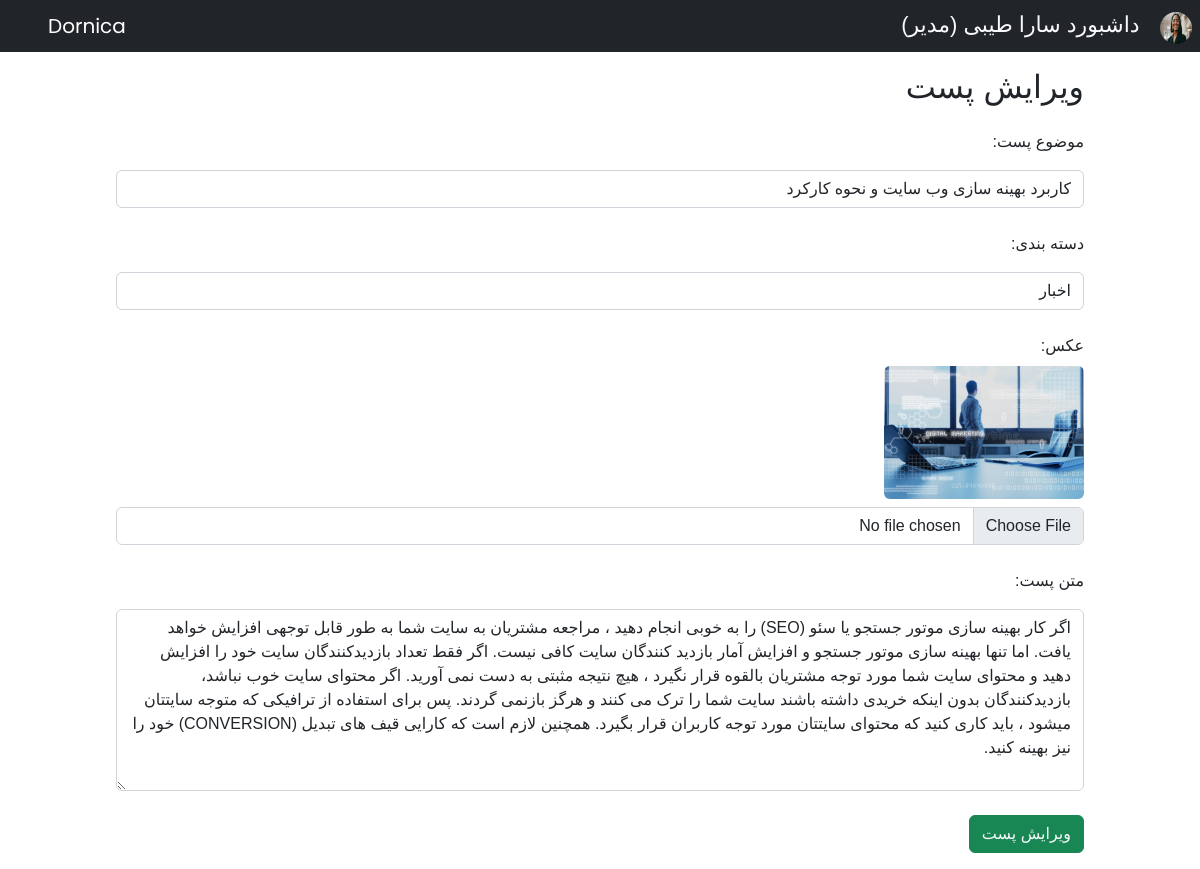
Screenshot of /admin-edit-post.php?post_id=2 (signed in) with the database file from the repository.
### tables this page shows
CREATE TABLE `members` (
  `id` int(11) NOT NULL,
  `first_name` varchar(255) NOT NULL,
  `last_name` varchar(255) NOT NULL,
  `nation_code` varchar(255) NOT NULL,
  `phone_number` varchar(255) NOT NULL,
  `birth_date` date DEFAULT NULL,
  `gender` varchar(255) NOT NULL,
  `military` varchar(255) DEFAULT NULL,
  `email` varchar(255) NOT NULL,
  `image` varchar(255) DEFAULT NULL,
  `username` varchar(255) NOT NULL,
  `password` varchar(255) NOT NULL,
  `province` varchar(255) DEFAULT NULL,
  `city` varchar(255) DEFAULT NULL,
  `membership_date` date NOT NULL,
  `vkey` varchar(255) NOT NULL,
  `verified` tinyint(255) NOT NULL DEFAULT 0,
  `member_type_id` tinyint(4) NOT NULL DEFAULT 3
);

CREATE TABLE `posts` (
  `id` int(11) NOT NULL,
  `title` varchar(255) NOT NULL,
  `category` varchar(255) NOT NULL,
  `author_id` int(11) NOT NULL,
  `image` varchar(255) NOT NULL,
  `description` text NOT NULL,
  `reading_time` varchar(255) NOT NULL
);

### database/Member.php (called while the page is built, shortened)
<?php
class Member
{
    protected $host = "localhost";
    protected $user = "root";
    protected $password = "";
    protected $db_name = "dornica";
    public $connection = null;
    public function __construct()
    {
        $this->connection = mysqli_connect($this->host, $this->user, $this->password, $this->db_name);
    }
    public function getMemberById($id)
    {
        $query = "SELECT  * FROM `members` WHERE `id` = '$id'";
        $result = $this->connection->query($query);
        $result = mysqli_fetch_array($result, MYSQLI_ASSOC);
        return $result;
    }
}

### functions/registration-functions.php (called while the page is built, shortened)
<?php
require("database/Member.php");
require("database/Post.php");
require("database/Permission.php");
$member = new Member();
$post = new Post();
$permission = new Permission();

### database/Permission.php (called while the page is built, shortened)
<?php
class Permission
{
    protected $host = "localhost";
    protected $user = "root";
    protected $password = "";
    protected $db_name = "dornica";
    public $connection = null;
    public function __construct()
    {
        $this->connection = mysqli_connect($this->host, $this->user, $this->password, $this->db_name);
    }
    public function getPermissionTypeById($id)
    {
        $query = "SELECT * FROM `permissions` WHERE `id`='$id'";
        $result = $this->connection->query($query);
        $result = mysqli_fetch_array($result, MYSQLI_ASSOC);
        return $result['type'];
    }
}

### database/Post.php (called while the page is built, shortened)
<?php
class Post
{
    protected $host = "localhost";
    protected $user = "root";
    protected $password = "";
    protected $db_name = "dornica";
    public $connection = null;
    public function __construct()
    {
        $this->connection = mysqli_connect($this->host, $this->user, $this->password, $this->db_name);
    }
    public function getPostById($id)
    {
        $query = "SELECT * FROM `posts` WHERE `id`='$id'";
        $result = $this->connection->query($query);
        $result = mysqli_fetch_array($result, MYSQLI_ASSOC);
        return $result;
    }
}

### admin_templates/_edit-post.php (the view, shortened to what this page needs)
<section class="col-10 mx-auto">
    <div class="container p-3">
        <?php
        if (isset($_GET['post_id'])) {
            $id = $_GET['post_id'];
            $current_post = $post->getPostById($id);
            ?>
            <h2 class="mb-3">ویرایش پست</h2>
            <form action="" method="post" enctype="multipart/form-data">
                <div class="form-group my-4">
                    <label for="post-title">موضوع پست:</label>
                    <input type="text" name="post_title"
                           value="<?php echo $current_post['title']; ?>"
                           id="post-title" class="form-control mt-3"/>
                </div>
                <div class="form-group my-4">
                    <label for="post-category">دسته بندی:</label>
                    <input type="text" name="post_category"
                           value="<?php echo $current_post['category']; ?>"
                           id="post-category" class="form-control mt-3"/>
                </div>
                <div class="form-group my-3">
                    <label for="image">عکس:</label><br>
                    <img src="<?php echo $current_post['image']; ?>" class="image-fluid card-img-top my-2 rounded"
                         alt="post image" style="width: 200px">
                    <input type="file" name="image" id="image" class="form-control"/>
                </div>
                <div class="form-group my-4">
                    <label for="post-description">متن پست:</label>
                    <textarea name="post_description"
                              id="post-description" class="form-control mt-3"
                              rows="7"><?php echo $current_post['description']; ?></textarea>
                </div>
                <div class="form-group">
                    <button type="submit" name="post_submit" class="btn btn-success text-light">ویرایش پست</button>
                </div>
            </form>
        <?php } else {
            echo '<h3>post id is not set!</h3>';
        }
        ?>
    </div>
</section>

### admin_templates/_admin-navbar.php (shortened to what this page needs)
<?php
if (isset($_SESSION['user_id'])) {
    $current_member = $member->getMemberById($_SESSION['user_id']);
}
?>
<section class="w-100">
    <nav class="navbar navbar-expand-lg navbar-dark bg-dark text-light" style="justify-content: space-between;">
        <div>
            <img src="<?php echo $current_member['image']; ?>"
                 alt="" width="32" height="32" class="rounded-circle me-2">
            <a class="navbar-brand text-light font-lalezar font-size-22"
               href="admin-welcome.php">داشبورد <?php
                echo $current_member['first_name'] . " ".$current_member['last_name'] . " ";
                if ($permission->getPermissionTypeById($current_member['member_type_id']) == 'manager') {
                    echo "(مدیر)";
                } else {
                    echo "(نویسنده)";
                } ?> </a>
        </div>
        <div class="my-2 mx-5 my-lg-0">
            <a href="index.php" class="navbar-brand my-2 my-sm-0 font-poppins">
                Dornica
            </a>
        </div>
    </nav>
</section>

### css/style.css (style rules this page uses)
.font-poppins { font-family: 'Poppins', sans-serif; }
.font-vazir { font-family: 'vazir', sans-serif; }
.font-lalezar { font-family: 'Lalezar', sans-serif; }
.font-size-22 { font-size: 22px; }
a { text-decoration: none; }

### rows the page displays
members: image (picture), first_name "سارا", last_name "طیبی"
posts: post_title "کاربرد بهینه سازی وب سایت و نحوه کارکرد", post_category "اخبار", image (picture), post_description "اگر کار بهینه سازی موتور جستجو یا سئو (SEO) را به خوبی انجام دهید ، مراجعه مشتریان به سایت شما به طور قابل توجهی افزایش خواهد یافت. اما تنها بهینه سازی موتور جستجو و افزایش آمار بازدید کنندگان سایت کافی نیست. اگر فقط تعداد بازدیدکنندگان سایت خود را افزایش دهید و محتوای سایت شما مورد توجه مشتریان بالقوه قرار نگیرد ، هیچ نتیجه مثبتی به دست نمی آورید. اگر محتوای سایت خوب نباشد، بازدیدکنندگان بدون اینکه خریدی داشته باشند سایت شما را ترک می کنند و هرگز بازنمی گردند. پس برای استفاده از ترافیکی که متوجه سایتتان میشود ، باید کاری کنید که محتوای سایتتان مورد توجه کاربران قرار بگیرد. همچنین لازم است که کارایی قیف های تبدیل (CONVERSION) خود را نیز بهینه کنید."
